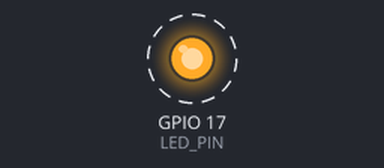
Bench run of a program on a simulated Raspberry Pi (BCM pin numbers). Shown: output pins drawn as LEDs (lit = HIGH). Dashed ring = blinking.

Above: at 0.5 s.
Timing chart, 0 to 4.6 s (numbered marks = the images above):
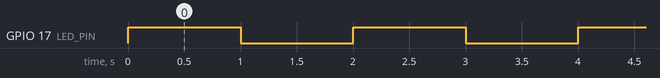

The program:

Prueba_DeLED.py
```python
import pigpio
import time

# Configura el pin GPIO donde tienes el LED conectado
LED_PIN = 17  # Cambia este numero segun el pin que uses

# Conecta a pigpio
pi = pigpio.pi()

# Verifica que la conexion con pigpio fue exitosa
if not pi.connected:
    print("Error al conectar con pigpio daemon")
    exit()

# Configura el pin del LED como salida
pi.set_mode(LED_PIN, pigpio.OUTPUT)

try:
    while True:
        # Enciende el LED
        pi.write(LED_PIN, 1)
        time.sleep(1)  # Espera 1 segundo

        # Apaga el LED
        pi.write(LED_PIN, 0)
        time.sleep(1)  # Espera 1 segundo
except KeyboardInterrupt:
    print("Programa interrumpido")

finally:
    # Limpia y desconecta de pigpio
    pi.write(LED_PIN, 0)  # Asegurate de apagar el LED
    pi.stop()
```

Measured:
- by itself, GPIO 17 (LED_PIN): alternates HIGH for 1.0 s and LOW for 1.0 s
